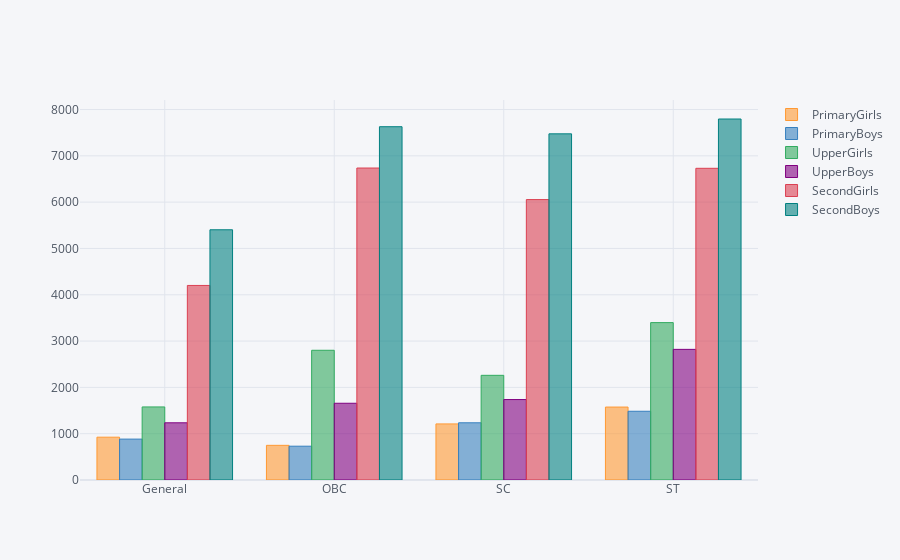
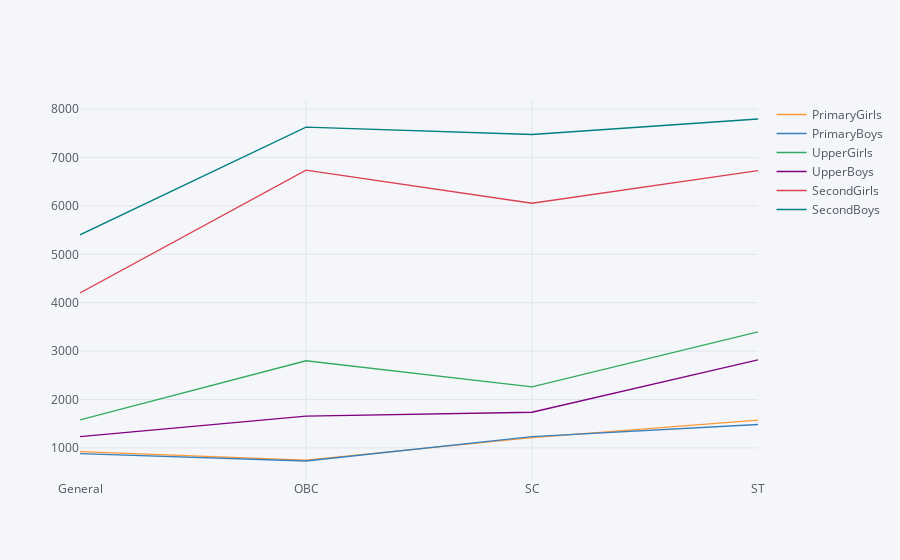
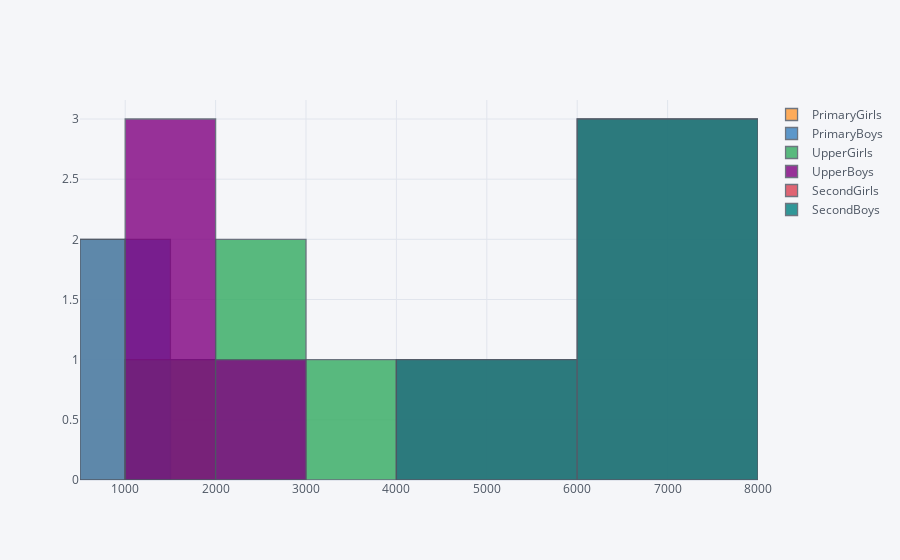

Source (notebook cell) for these figures, in order:
### Code cell
Cast_Analysis()

### Figure 1 — Plotly figure (JSON) as saved in the notebook; plotly's stock layout.template omitted (floating-point values rounded to 4 significant figures)
{"data": [{"marker": {"color": "rgba(255, 153, 51, 0.6)", "line": {"color": "rgba(255, 153, 51, 1.0)", "width": 1}}, "name": "PrimaryGirls", "orientation": "v", "text": "", "type": "bar", "x": ["General", "OBC", "SC", "ST"], "y": [924.6, 748.4, 1211.0, 1575.0]}, {"marker": {"color": "rgba(55, 128, 191, 0.6)", "line": {"color": "rgba(55, 128, 191, 1.0)", "width": 1}}, "name": "PrimaryBoys", "orientation": "v", "text": "", "type": "bar", "x": ["General", "OBC", "SC", "ST"], "y": [883.2, 730.1, 1235.0, 1485.0]}, {"marker": {"color": "rgba(50, 171, 96, 0.6)", "line": {"color": "rgba(50, 171, 96, 1.0)", "width": 1}}, "name": "UpperGirls", "orientation": "v", "text": "", "type": "bar", "x": ["General", "OBC", "SC", "ST"], "y": [1578.0, 2801.0, 2261.0, 3399.0]}, {"marker": {"color": "rgba(128, 0, 128, 0.6)", "line": {"color": "rgba(128, 0, 128, 1.0)", "width": 1}}, "name": "UpperBoys", "orientation": "v", "text": "", "type": "bar", "x": ["General", "OBC", "SC", "ST"], "y": [1235.0, 1657.0, 1737.0, 2821.0]}, {"marker": {"color": "rgba(219, 64, 82, 0.6)", "line": {"color": "rgba(219, 64, 82, 1.0)", "width": 1}}, "name": "SecondGirls", "orientation": "v", "text": "", "type": "bar", "x": ["General", "OBC", "SC", "ST"], "y": [4201.0, 6737.0, 6056.0, 6731.0]}, {"marker": {"color": "rgba(0, 128, 128, 0.6)", "line": {"color": "rgba(0, 128, 128, 1.0)", "width": 1}}, "name": "SecondBoys", "orientation": "v", "text": "", "type": "bar", "x": ["General", "OBC", "SC", "ST"], "y": [5403.0, 7629.0, 7475.0, 7796.0]}], "layout": {"autosize": true, "legend": {"bgcolor": "#F5F6F9", "font": {"color": "#4D5663"}}, "paper_bgcolor": "#F5F6F9", "plot_bgcolor": "#F5F6F9", "title": {"font": {"color": "#4D5663"}}, "xaxis": {"autorange": true, "gridcolor": "#E1E5ED", "range": [-0.5, 3.5], "showgrid": true, "tickfont": {"color": "#4D5663"}, "title": {"font": {"color": "#4D5663"}, "text": ""}, "type": "category", "zerolinecolor": "#E1E5ED"}, "yaxis": {"autorange": true, "gridcolor": "#E1E5ED", "range": [0, 8206.0], "showgrid": true, "tickfont": {"color": "#4D5663"}, "title": {"font": {"color": "#4D5663"}, "text": ""}, "type": "linear", "zerolinecolor": "#E1E5ED"}}}

### Figure 2 — Plotly figure (JSON) as saved in the notebook; plotly's stock layout.template omitted (floating-point values rounded to 4 significant figures)
{"data": [{"line": {"color": "rgba(255, 153, 51, 1.0)", "dash": "solid", "shape": "linear", "width": 1.3}, "mode": "lines", "name": "PrimaryGirls", "text": "", "type": "scatter", "x": ["General", "OBC", "SC", "ST"], "y": [924.6, 748.4, 1211.0, 1575.0]}, {"line": {"color": "rgba(55, 128, 191, 1.0)", "dash": "solid", "shape": "linear", "width": 1.3}, "mode": "lines", "name": "PrimaryBoys", "text": "", "type": "scatter", "x": ["General", "OBC", "SC", "ST"], "y": [883.2, 730.1, 1235.0, 1485.0]}, {"line": {"color": "rgba(50, 171, 96, 1.0)", "dash": "solid", "shape": "linear", "width": 1.3}, "mode": "lines", "name": "UpperGirls", "text": "", "type": "scatter", "x": ["General", "OBC", "SC", "ST"], "y": [1578.0, 2801.0, 2261.0, 3399.0]}, {"line": {"color": "rgba(128, 0, 128, 1.0)", "dash": "solid", "shape": "linear", "width": 1.3}, "mode": "lines", "name": "UpperBoys", "text": "", "type": "scatter", "x": ["General", "OBC", "SC", "ST"], "y": [1235.0, 1657.0, 1737.0, 2821.0]}, {"line": {"color": "rgba(219, 64, 82, 1.0)", "dash": "solid", "shape": "linear", "width": 1.3}, "mode": "lines", "name": "SecondGirls", "text": "", "type": "scatter", "x": ["General", "OBC", "SC", "ST"], "y": [4201.0, 6737.0, 6056.0, 6731.0]}, {"line": {"color": "rgba(0, 128, 128, 1.0)", "dash": "solid", "shape": "linear", "width": 1.3}, "mode": "lines", "name": "SecondBoys", "text": "", "type": "scatter", "x": ["General", "OBC", "SC", "ST"], "y": [5403.0, 7629.0, 7475.0, 7796.0]}], "layout": {"autosize": true, "legend": {"bgcolor": "#F5F6F9", "font": {"color": "#4D5663"}}, "paper_bgcolor": "#F5F6F9", "plot_bgcolor": "#F5F6F9", "title": {"font": {"color": "#4D5663"}}, "xaxis": {"autorange": true, "gridcolor": "#E1E5ED", "range": [0, 3], "showgrid": true, "tickfont": {"color": "#4D5663"}, "title": {"font": {"color": "#4D5663"}, "text": ""}, "type": "category", "zerolinecolor": "#E1E5ED"}, "yaxis": {"autorange": true, "gridcolor": "#E1E5ED", "range": [337.6, 8188.0], "showgrid": true, "tickfont": {"color": "#4D5663"}, "title": {"font": {"color": "#4D5663"}, "text": ""}, "type": "linear", "zerolinecolor": "#E1E5ED"}}}

### Figure 3 — Plotly figure (JSON) as saved in the notebook; plotly's stock layout.template omitted (floating-point values rounded to 4 significant figures)
{"data": [{"histfunc": "count", "histnorm": "", "marker": {"color": "rgba(255, 153, 51, 1.0)", "line": {"color": "#4D5663", "width": 1.3}}, "name": "PrimaryGirls", "opacity": 0.8, "orientation": "v", "type": "histogram", "x": [924.6, 748.4, 1211.0, 1575.0]}, {"histfunc": "count", "histnorm": "", "marker": {"color": "rgba(55, 128, 191, 1.0)", "line": {"color": "#4D5663", "width": 1.3}}, "name": "PrimaryBoys", "opacity": 0.8, "orientation": "v", "type": "histogram", "x": [883.2, 730.1, 1235.0, 1485.0]}, {"histfunc": "count", "histnorm": "", "marker": {"color": "rgba(50, 171, 96, 1.0)", "line": {"color": "#4D5663", "width": 1.3}}, "name": "UpperGirls", "opacity": 0.8, "orientation": "v", "type": "histogram", "x": [1578.0, 2801.0, 2261.0, 3399.0]}, {"histfunc": "count", "histnorm": "", "marker": {"color": "rgba(128, 0, 128, 1.0)", "line": {"color": "#4D5663", "width": 1.3}}, "name": "UpperBoys", "opacity": 0.8, "orientation": "v", "type": "histogram", "x": [1235.0, 1657.0, 1737.0, 2821.0]}, {"histfunc": "count", "histnorm": "", "marker": {"color": "rgba(219, 64, 82, 1.0)", "line": {"color": "#4D5663", "width": 1.3}}, "name": "SecondGirls", "opacity": 0.8, "orientation": "v", "type": "histogram", "x": [4201.0, 6737.0, 6056.0, 6731.0]}, {"histfunc": "count", "histnorm": "", "marker": {"color": "rgba(0, 128, 128, 1.0)", "line": {"color": "#4D5663", "width": 1.3}}, "name": "SecondBoys", "opacity": 0.8, "orientation": "v", "type": "histogram", "x": [5403.0, 7629.0, 7475.0, 7796.0]}], "layout": {"autosize": true, "barmode": "overlay", "legend": {"bgcolor": "#F5F6F9", "font": {"color": "#4D5663"}}, "paper_bgcolor": "#F5F6F9", "plot_bgcolor": "#F5F6F9", "title": {"font": {"color": "#4D5663"}}, "xaxis": {"autorange": true, "gridcolor": "#E1E5ED", "range": [500, 8000], "showgrid": true, "tickfont": {"color": "#4D5663"}, "title": {"font": {"color": "#4D5663"}, "text": ""}, "type": "linear", "zerolinecolor": "#E1E5ED"}, "yaxis": {"autorange": true, "gridcolor": "#E1E5ED", "range": [0, 3.158], "showgrid": true, "tickfont": {"color": "#4D5663"}, "title": {"font": {"color": "#4D5663"}, "text": ""}, "zerolinecolor": "#E1E5ED"}}}
